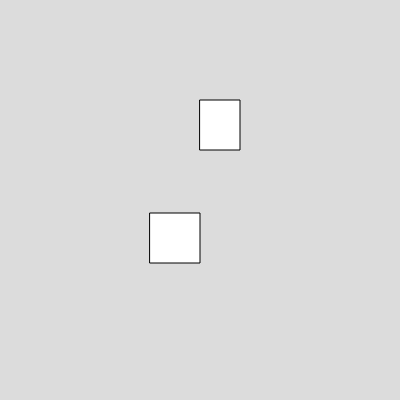
Frame 1 (no input)
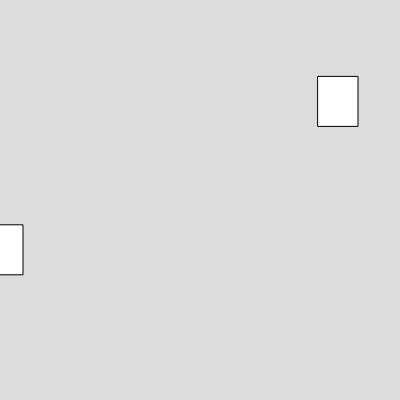
Frame 60 (no input)
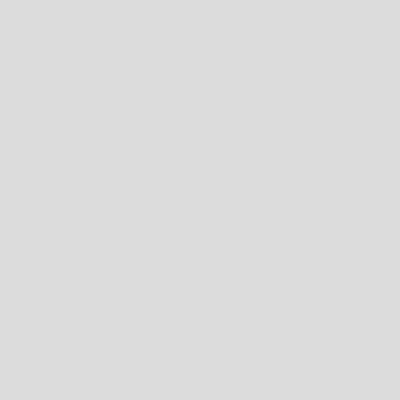
Frame 120 (the mouse pressed at the canvas centre since frame 60)

The p5.js sketch that drew these frames (run headless with seeded random() and noise() and a simulated clock; from frame 60 on, the mouse is pressed at the canvas centre):

// p5.js sketch
// ── sketch.js
var box1
var boxE

function setup() 
{
  createCanvas(400, 400);
  box1 = new Box(200,100,40,50,2,-0.4);
  boxE = new Box(150,213,50,50,-3,0.2)
}

function draw() 
{
  background(220);
  box1.show();
  box1.moveV();
  box1.move();
  boxE.show();
  boxE.moveV();
  boxE.move();

}


// ── box.js
class Box
  {
    constructor(x,y,w,h,vx,vy)
    {
      this.x =x;
      this.y =y;
      this.w =w;
      this.h = h;
      this.vx = vx;
      this.vy = vy;
    }
    
    show()
    {
      rect(this.x,this.y,this.w,this.h)
    }
    
    move()
    {
      this.x = this.x+this.vx;
    }
    moveV(){
        this.y = this.y+this.vy;
    }
  }

  
